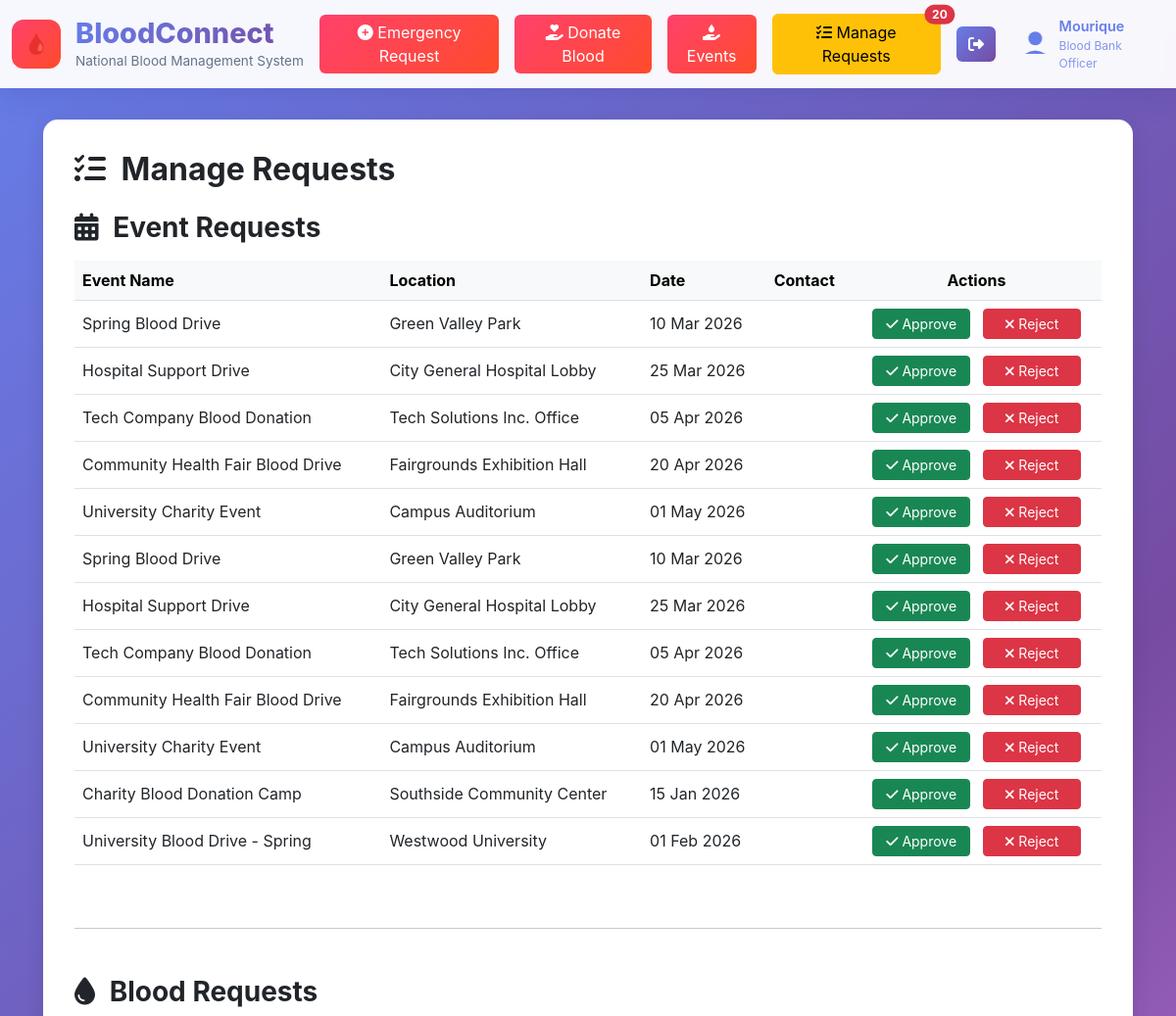
The page /manage_requests.php (signed in, upper part) on the database as committed earlier.
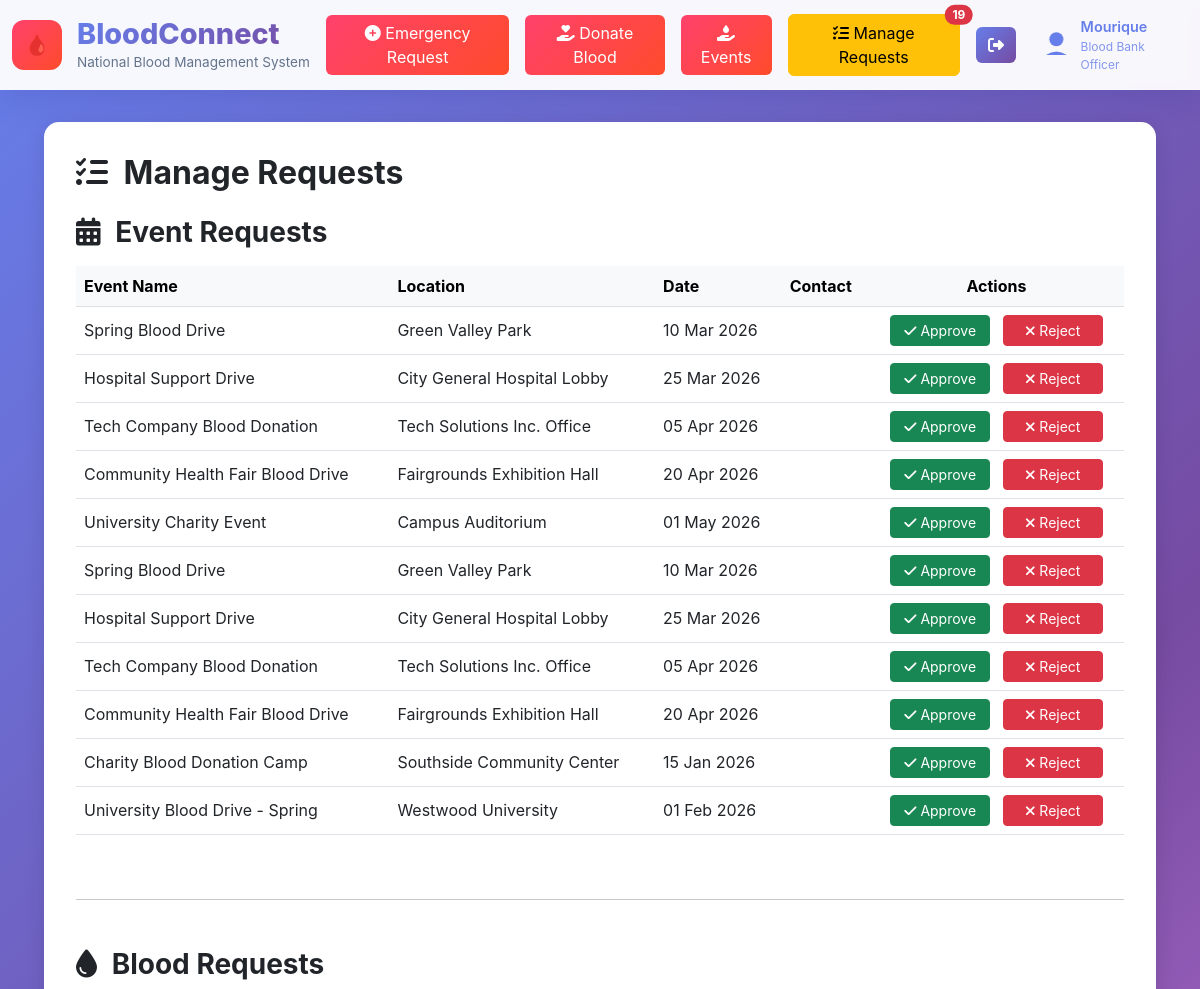
The same page on the database as committed later.
### tables this page shows
CREATE TABLE `blood_events` (
  `id` int(11) NOT NULL AUTO_INCREMENT,
  `event_name` varchar(255) NOT NULL,
  `event_type` varchar(100) NOT NULL,
  `description` text DEFAULT NULL,
  `location` varchar(255) NOT NULL,
  `event_date` date NOT NULL,
  `start_time` time NOT NULL,
  `end_time` time NOT NULL,
  `organizer` varchar(255) DEFAULT NULL,
  `target_donors` int(11) DEFAULT 0,
  `registered_donors` int(11) DEFAULT 0,
  `donated_units` int(11) DEFAULT 0,
  `status` enum('pending','approved','rejected','completed') DEFAULT 'pending',
  `contact_person` varchar(255) DEFAULT NULL,
  `created_at` timestamp NOT NULL DEFAULT current_timestamp(),
  `updated_at` timestamp NOT NULL DEFAULT current_timestamp() ON UPDATE current_timestamp(),
  PRIMARY KEY (`id`)
);

### manage_requests.php (the view, shortened to what this page needs)
<?php
include 'connect.php';
$sql_events = "SELECT * FROM blood_events WHERE status = 'pending' ORDER BY created_at DESC";
$result_events = mysqli_query($conn, $sql_events);
$pending_events = [];
if ($result_events && mysqli_num_rows($result_events) > 0) {
    while ($row = mysqli_fetch_assoc($result_events)) {
        $pending_events[] = $row;
    }
}
?>
<!DOCTYPE html>
<html lang="en">
<head>
    <link href="https://cdnjs.cloudflare.com/ajax/libs/bootstrap/5.3.0/css/bootstrap.min.css" rel="stylesheet">
    <link href="https://cdnjs.cloudflare.com/ajax/libs/font-awesome/6.4.0/css/all.min.css" rel="stylesheet">
    <link rel="stylesheet" href="styles.css">
</head>
<body>
    <?php include 'header.php'; ?>
    <div class="main-wrapper">
        <div class="container">
            <div class="table-container">
                <h2 class="mb-4 fw-bold"><i class="fas fa-tasks me-2"></i> Manage Requests</h2>
                <h3 class="mb-3 fw-bold"><i class="fas fa-calendar-alt me-2"></i> Event Requests</h3>
                <?php if (empty($pending_events)): ?>
                    <div class="alert alert-info">There are no pending event requests to review.</div>
                <?php else: ?>
                    <div class="table-responsive">
                        <table class="table table-hover">
                            <thead class="table-light">
                                <tr>
                                    <th>Event Name</th>
                                    <th>Location</th>
                                    <th>Date</th>
                                    <th>Contact</th>
                                    <th class="text-center">Actions</th>
                                </tr>
                            </thead>
                            <tbody>
                                <?php foreach ($pending_events as $event): ?>
                                    <tr>
                                        <td><?php echo htmlspecialchars($event['event_name']); ?></td>
                                        <td><?php echo htmlspecialchars($event['location']); ?></td>
                                        <td><?php echo date('d M Y', strtotime($event['event_date'])); ?></td>
                                        <td><?php echo htmlspecialchars($event['contact_person']); ?></td>
                                        <td class="text-center">
                                            <a href="approve_event.php?id=<?php echo $event['id']; ?>" class="btn btn-success btn-sm me-2 btn-action">
                                                <i class="fas fa-check"></i> Approve
                                            </a>
                                            <a href="delete_event.php?id=<?php echo $event['id']; ?>&redirect_to=manage_requests" class="btn btn-danger btn-sm btn-action" onclick="return confirm('Are you sure you want to reject and delete this event request?');">
                                                <i class="fas fa-times"></i> Reject
                                            </a>
                                        </td>
                                    </tr>
                                <?php endforeach; ?>
                            </tbody>
                        </table>
                    </div>
                <?php endif; ?>
                <hr class="my-5">
                <h3 class="mb-3 fw-bold"><i class="fas fa-tint me-2"></i> Blood Requests</h3>
            </div>
        </div>
    </div>
</body>
</html>

### header.php (shortened to what this page needs)
<nav class="navbar navbar-expand-lg navbar-light sticky-top">
    <div class="container-fluid">
        <a class="navbar-brand d-flex align-items-center" href="landing_page.php">
            <div class="logo-icon"></div>
            <div>
                <h1>BloodConnect</h1>
                <p>National Blood Management System</p>
            </div>
        </a>
        <div class="collapse navbar-collapse" id="navbarNav">
            <div class="ms-auto d-flex align-items-center gap-3">
                <a href="blood_request.php"><button class="btn btn-danger emergency-btn">
                        <i class="fas fa-plus-circle"></i>
                        Emergency Request
                    </button>
                </a>
                <a href="blood_donor_form.php"><button class="btn btn-danger emergency-btn">
                        <i class="fas fa-hand-holding-heart"></i>
                        Donate Blood
                    </button>
                </a>
                <a href="blood_event.php"><button class="btn btn-danger emergency-btn">
                        <i class="fa-solid fa-hand-holding-droplet"></i>
                        Events
                    </button>
                </a>
                <?php if (isset($_SESSION['user_id'])): ?>
                    <?php
                    if ($_SESSION['role'] === 'admin') {
                        include 'connect.php';
                        $sql_events_count = "SELECT COUNT(*) as pending_events FROM blood_events WHERE status = 'pending'";
                        $result_events_count = mysqli_query($conn, $sql_events_count);
                        $pending_events_count = 0;
                        if ($result_events_count) {
                            $pending_events_count = mysqli_fetch_assoc($result_events_count)['pending_events'];
                        }
                        $sql_blood_count = "SELECT COUNT(*) as pending_blood FROM blood_request WHERE status = 'pending'";
                        $result_blood_count = mysqli_query($conn, $sql_blood_count);
                        $pending_blood_count = 0;
                        if ($result_blood_count) {
                            $pending_blood_count = mysqli_fetch_assoc($result_blood_count)['pending_blood'];
                        }
                        $total_pending_count = $pending_events_count + $pending_blood_count;
                        ?>
                        <a href="manage_requests.php" class="btn btn-warning position-relative">
                            <i class="fas fa-tasks"></i> Manage Requests
                            <?php if ($total_pending_count > 0): ?>
                                <span class="position-absolute top-0 start-100 translate-middle badge rounded-pill bg-danger">
                                    <?php echo $total_pending_count; ?>
                                </span>
                            <?php endif; ?>
                        </a>
                        <?php
                    }
                    ?>
                    <a href="logout.php" class="btn btn-logout" style="transition: transform 0.3s ease-in-out, box-shadow 0.3s ease-in-out;" onmouseover="this.style.transform='scale(1.1)'; this.style.boxShadow='0 8px 20px rgba(0, 0, 0, 0.3)'; this.style.color='white';" onmouseout="this.style.transform='scale(1)'; this.style.boxShadow='none'; this.style.color='white';"><i class="fas fa-sign-out-alt"></i></a>
                <?php endif; ?>
                <div class="d-flex align-items-center gap-2 bg-light bg-opacity-25 rounded-3 p-2">
                    <div class="rounded-circle bg-primary"
                        style="width: 35px; height: 35px; ">
                            </div>
                            <div class="text-white">
                                <div style="font-weight: 600; font-size: 0.9rem; color: #667eea;">Mourique</div>
                                <div style="font-size: 0.75rem; opacity: 0.8;color: #667eea;">Blood Bank Officer</div>
                            </div>
                        </div>
            </div>
        </div>
    </div>
</nav>

### styles.css (style rules this page uses)
:root { --primary-gradient: linear-gradient(135deg, #667eea 0%, #764ba2 100%); --danger-gradient: linear-gradient(135deg, #ff416c 0%, #ff4b2b 100%); --success-gradient: linear-gradient(135deg, #00b09b 0%, #96c93d 100%); --warning-gradient: linear-gradient(135deg, #ffb347 0%, #ffcc33 100%); --info-gradient: linear-gradient(135deg, #4facfe 0%, #00f2fe 100%); --glass-bg: rgba(255, 255, 255, 0.1); --glass-border: rgba(255, 255, 255, 0.2); }
body { font-family: 'Inter', sans-serif; background: linear-gradient(135deg, #667eea 0%, #764ba2 50%, #f093fb 100%); background-attachment: fixed; min-height: 100vh; }
.navbar { background: rgba(255, 255, 255, 0.95) !important; backdrop-filter: blur(20px); box-shadow: 0 8px 32px rgba(31, 38, 135, 0.15); }
.logo-icon { width: 50px; height: 50px; background: var(--danger-gradient); border-radius: 12px; display: flex; align-items: center; justify-content: center; margin-right: 15px; }
.logo-icon::after { content: '🩸'; font-size: 20px; }
.navbar-brand h1 { font-size: 1.8rem; font-weight: 800; background: var(--primary-gradient); -webkit-background-clip: text; -webkit-text-fill-color: transparent; background-clip: text; margin: 0; }
.navbar-brand p { font-size: 0.85rem; color: #64748b; margin: 0; }
.emergency-btn { background: var(--danger-gradient); border: none; animation: pulse 2s infinite; }
.btn-login, .btn-logout { background: var(--primary-gradient); border: none; color: white; transition: transform 0.3s ease-in-out, box-shadow 0.3s ease-in-out; }
:root { --primary-gradient: linear-gradient(135deg, #667eea 0%, #764ba2 100%); --danger-gradient: linear-gradient(135deg, #ff416c 0%, #ff4b2b 100%); --glass-border: rgba(255, 255, 255, 0.2); --text-primary: #2c3e50; --text-secondary: #64748b; --shadow-light: 0 8px 32px rgba(31, 38, 135, 0.15); --shadow-medium: 0 12px 40px rgba(31, 38, 135, 0.25); }
body { font-family: 'Inter', sans-serif; background: linear-gradient(135deg, #667eea 0%, #764ba2 50%, #f093fb 100%); }

### manage_requests.php (style rules this page uses)
.main-wrapper { padding: 2rem; }
.table-container { background: #fff; padding: 2rem; border-radius: 15px; box-shadow: 0 4px 20px rgba(0,0,0,0.1); }
.table th, .table td { vertical-align: middle; }
.btn-action { width: 100px; }

Rows that differ between the two databases and show on the page:
removed blood_events: event_name "University Charity Event", location "Campus Auditorium", event_date "01 May 2026"
Other text that changed with them:
$total_pending_count: "20" → "19"
